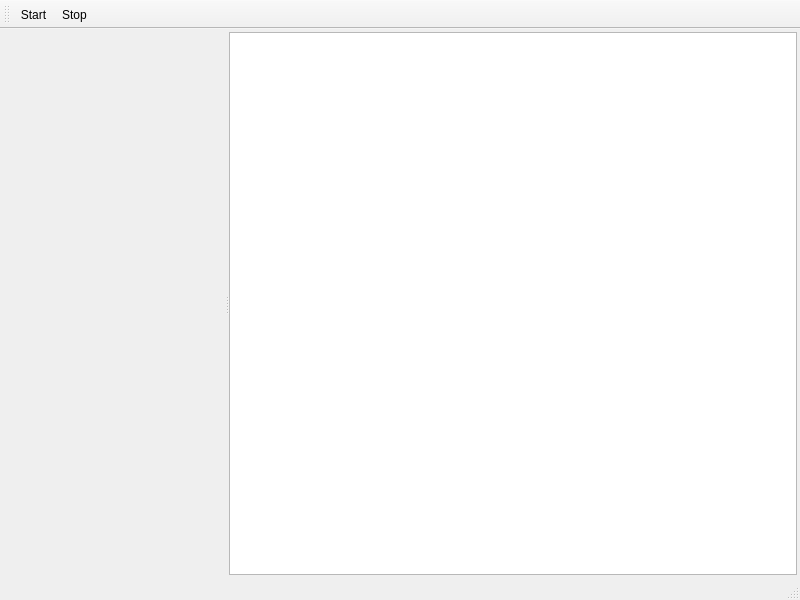
<?xml version="1.0" encoding="UTF-8"?>
<ui version="4.0">
 <class>GLWindow</class>
 <widget class="QMainWindow" name="GLWindow">
  <property name="geometry">
   <rect>
    <x>0</x>
    <y>0</y>
    <width>800</width>
    <height>600</height>
   </rect>
  </property>
  <property name="windowTitle">
   <string>Open GL Graphics Viewer</string>
  </property>
  <widget class="QWidget" name="centralwidget">
   <layout class="QVBoxLayout" name="verticalLayout">
    <property name="margin">
     <number>3</number>
    </property>
    <item>
     <widget class="QSplitter" name="splitter">
      <property name="orientation">
       <enum>Qt::Horizontal</enum>
      </property>
      <widget class="QGLProxyWidget" name="glWidget" native="true"/>
      <widget class="QGraphicsView" name="graphicsView"/>
     </widget>
    </item>
   </layout>
  </widget>
  <widget class="QMenuBar" name="menubar">
   <property name="geometry">
    <rect>
     <x>0</x>
     <y>0</y>
     <width>800</width>
     <height>22</height>
    </rect>
   </property>
  </widget>
  <widget class="QStatusBar" name="statusbar"/>
  <widget class="QToolBar" name="toolBar">
   <property name="windowTitle">
    <string>toolBar</string>
   </property>
   <attribute name="toolBarArea">
    <enum>TopToolBarArea</enum>
   </attribute>
   <attribute name="toolBarBreak">
    <bool>false</bool>
   </attribute>
   <addaction name="actionStart"/>
   <addaction name="actionStop"/>
  </widget>
  <action name="actionStart">
   <property name="text">
    <string>Start</string>
   </property>
  </action>
  <action name="actionStop">
   <property name="text">
    <string>Stop</string>
   </property>
  </action>
 </widget>
 <customwidgets>
  <customwidget>
   <class>QGLProxyWidget</class>
   <extends>QWidget</extends>
   <header location="global">QGLProxyWidget.h</header>
   <container>1</container>
  </customwidget>
 </customwidgets>
 <resources/>
 <connections/>
</ui>
